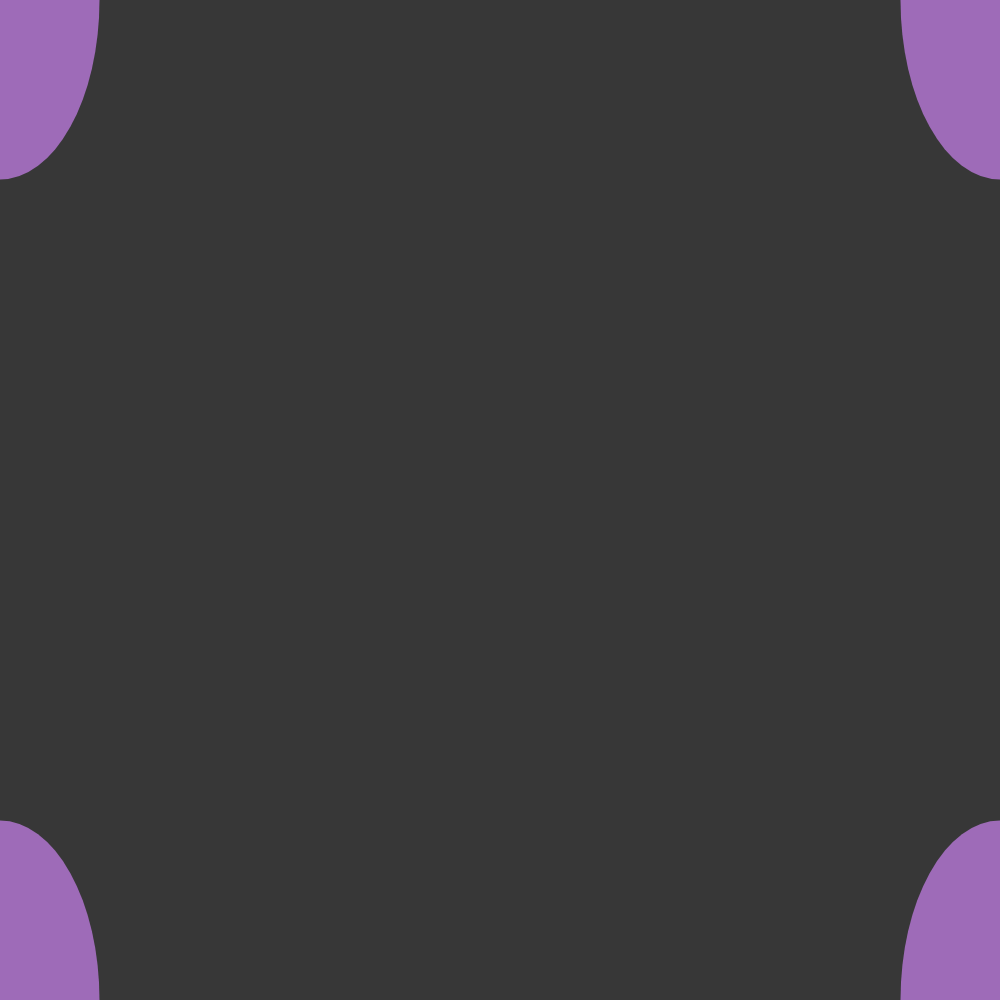
Frame 1 (no input)
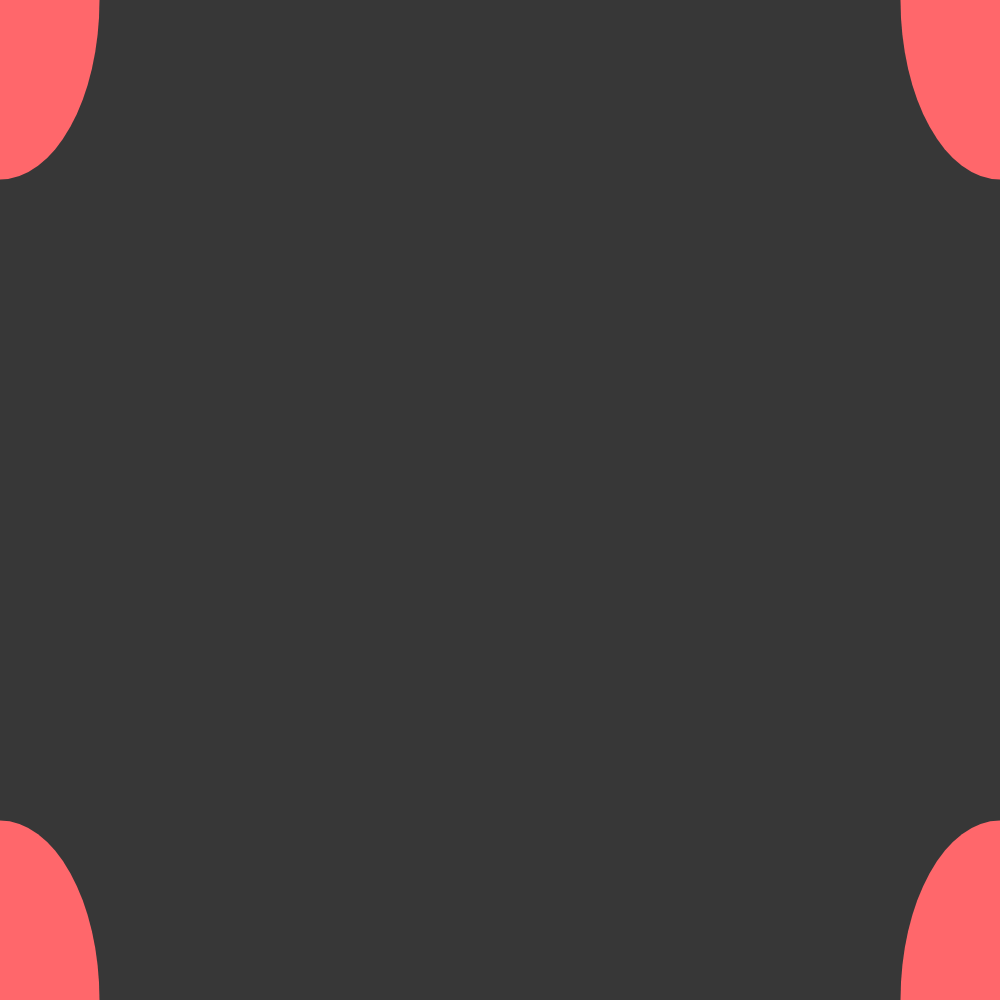
Frame 60 (no input)
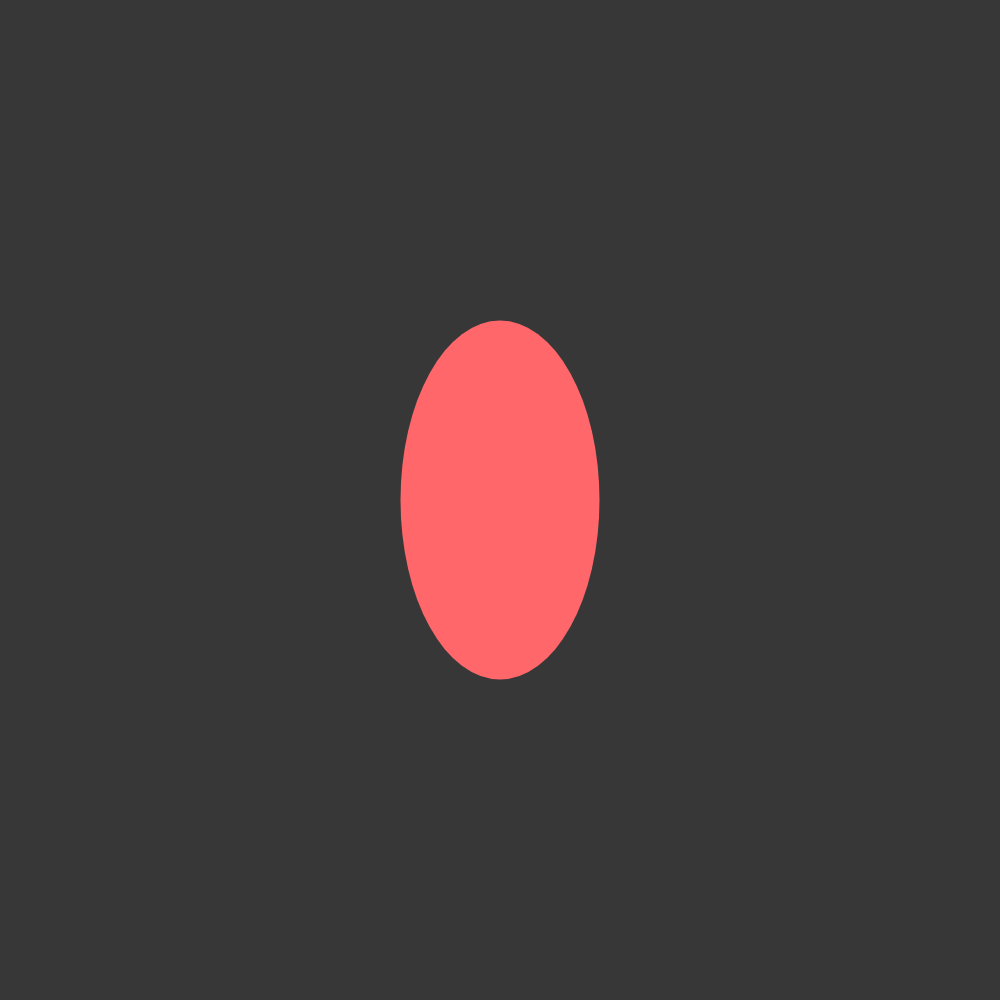
Frame 120 (the mouse pressed at the canvas centre since frame 60)

The p5.js sketch that drew these frames (run headless with seeded random() and noise() and a simulated clock; from frame 60 on, the mouse is pressed at the canvas centre):

// p5.js sketch
// ── sketch.js
var heightWidthRatio;
var ellipseWidth;
var ellipseHeight;

const  canvasWidth = 1000;
const canvasHeight = 1000;

var colourPtr = 0;
var colour = [
    [158,107,184], // purple
    [255,103,107], // red
    [67,238,148], //green
    [246,155,67], //orange
    [215,254,123], //yellow
    [107,203,253] //blue
];

var saveStates = [];
var numSavedStates = 0;

var bottomEllipses = [];
var bottomEllipsesPtr = 0;
var bottomEllipse = false;

var activeCursor = true;

function setup(){
    createCanvas(canvasWidth, canvasHeight);
    newRandParams();
    fill(colour[colourPtr]);
    colourPtr++;
    saveState();
    noStroke();
}

function draw(){
    background(55);
    image(saveStates[numSavedStates-1],0 ,0);
    if(activeCursor){
        drawCursor();
        var oneSide = false;
        var oneCorner = false;
        if(mouseX - (ellipseWidth/2) < 0){
            cursorRightSideOffset();
            oneSide=true;
        }else if(mouseX + (ellipseWidth/2) > canvasWidth){
            bottomEllipse = false;
            cursorLeftSideOffset();
            oneSide = true;
        }else{
            bottomEllipse = false;
        }
        if(mouseY - (ellipseHeight/2) < 0){
            bottomEllipse = true;
            cursorBottomSideOffset();
            if(oneSide){
                oneCorner = true;
            }
        }else if(mouseY + (ellipseHeight/2) > canvasHeight){
            cursorTopSideOffset();
            if(oneSide){
                oneCorner = true;
            }
        }
        if(oneCorner){
            renderCornerCursors();
        }
        renderBottomSide();
    }
}

function mouseReleased(){
    placeEllipse();
    newRandParams();
    if(colourPtr == 5){
        colourPtr = 0;
    }else{
        colourPtr++;
    }
}

function placeEllipse(){
    if(bottomEllipse){
        cursorBottomSideOffset(true);
    }
    fill(colour[colourPtr]);
    saveState();
}

function newRandParams(){
    heightWidthRatio = Math.random() + 0.9;//.8 to 1.8
    ellipseWidth = Math.floor(Math.random() * 51)+150; // random num 100-200 
    ellipseHeight = ellipseWidth*heightWidthRatio;
}

function saveState(){
    saveStates[numSavedStates] = get();
    numSavedStates++;
}

function undoToPreviousState(){
    if (!saveStates[0]) {
      return;
    }
    // else draw the background (in this case white)
    // and draw the previous state
    background(55);
    image(saveStates[numSavedStates-1], 0, 0);
    // then set previous state to null
    numSavedStates--;
}
  
function keyPressed(e) {
    // check if the event parameter (e) has Z (keycode 90) and ctrl or cmnd
    if (e.keyCode == 90 && (e.ctrlKey || e.metaKey)) {
        undoToPreviousState();
    }
    if(e.keyCode == 32){
        activeCursor = !activeCursor;
    }
}

function drawCursor(){
    ellipse(mouseX ,mouseY, ellipseWidth, ellipseHeight);
}
//create offset ellipse
function drawOffsetCursor(xOffset = 0, yOffset = 0){
    ellipse(mouseX ,mouseY, ellipseWidth, ellipseHeight);
}

function cursorLeftSideOffset(){
    ellipse(mouseX-canvasWidth,mouseY, ellipseWidth, ellipseHeight);
}

function cursorRightSideOffset(){
    ellipse(mouseX+canvasWidth,mouseY, ellipseWidth, ellipseHeight);
}

function cursorTopSideOffset(){
    ellipse(mouseX,mouseY-canvasHeight, ellipseWidth, ellipseHeight);
}

function cursorBottomSideOffset(render = false){
    ellipse(mouseX,mouseY+canvasHeight, ellipseWidth, ellipseHeight);
    if(render){
        bottomEllipses[bottomEllipsesPtr] = [mouseX,mouseY+canvasHeight, ellipseWidth, ellipseHeight, colourPtr];
        bottomEllipsesPtr++;
    }
}

function renderCornerCursors(render = false){
    ellipse(mouseX + canvasWidth, mouseY + canvasHeight, ellipseWidth, ellipseHeight);
    ellipse(mouseX + canvasWidth, mouseY - canvasHeight, ellipseWidth, ellipseHeight);
    ellipse(mouseX - canvasWidth, mouseY + canvasHeight, ellipseWidth, ellipseHeight);
    ellipse(mouseX - canvasWidth, mouseY - canvasHeight, ellipseWidth, ellipseHeight);
}

function renderBottomSide(){
    var tempColour = colourPtr;
    for(var i = 0; i < bottomEllipses.length; i++){
        fill(colour[bottomEllipses[i][4]]);
        ellipse(bottomEllipses[i][0], bottomEllipses[i][1], bottomEllipses[i][2], bottomEllipses[i][3]);
    }
    fill(colour[tempColour]);
}
